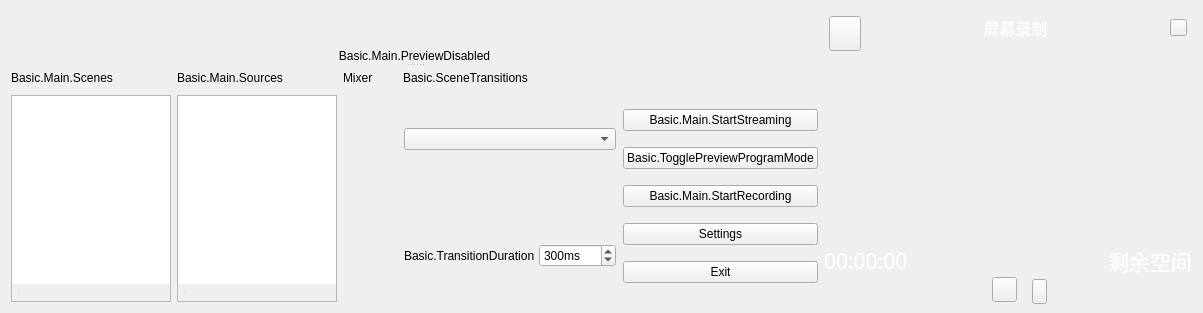
  <widget class="QWidget" name="centralwidget">
   <layout class="QHBoxLayout" name="horizontalLayout_10">
    <item>
     <widget class="QSplitter" name="mainSplitter">
      <property name="orientation">
       <enum>Qt::Vertical</enum>
      </property>
      <property name="childrenCollapsible">
       <bool>false</bool>
      </property>
      <widget class="QWidget" name="verticalLayoutWidget_7">
       <layout class="QVBoxLayout" name="verticalLayout_14">
        <item>
         <layout class="QHBoxLayout" name="previewLayout">
          <property name="spacing">
           <number>2</number>
          </property>
          <item>
           <layout class="QVBoxLayout" name="previewTextLayout">
            <property name="spacing">
             <number>4</number>
            </property>
            <item>
             <widget class="OBSBasicPreview" name="preview" native="true">
              <property name="sizePolicy">
               <sizepolicy hsizetype="Expanding" vsizetype="Expanding">
                <horstretch>0</horstretch>
                <verstretch>0</verstretch>
               </sizepolicy>
              </property>
              <property name="minimumSize">
               <size>
                <width>32</width>
                <height>32</height>
               </size>
              </property>
              <property name="focusPolicy">
               <enum>Qt::ClickFocus</enum>
              </property>
              <property name="contextMenuPolicy">
               <enum>Qt::CustomContextMenu</enum>
              </property>
             </widget>
            </item>
           </layout>
          </item>
         </layout>
        </item>
        <item>
         <widget class="QLabel" name="previewDisabledLabel">
          <property name="sizePolicy">
           <sizepolicy hsizetype="Expanding" vsizetype="Expanding">
            <horstretch>0</horstretch>
            <verstretch>0</verstretch>
           </sizepolicy>
          </property>
          <property name="contextMenuPolicy">
           <enum>Qt::CustomContextMenu</enum>
          </property>
          <property name="text">
           <string>Basic.Main.PreviewDisabled</string>
          </property>
          <property name="alignment">
           <set>Qt::AlignCenter</set>
          </property>
         </widget>
        </item>
       </layout>
      </widget>
      <widget class="QWidget" name="gridLayoutWidget_2">
       <layout class="QGridLayout" name="gridLayout_2">
        <item row="1" column="4">
         <widget class="QWidget" name="transitionsContainer" native="true">
          <layout class="QVBoxLayout" name="verticalLayout">
           <property name="spacing">
            <number>4</number>
           </property>
           <property name="leftMargin">
            <number>1</number>
           </property>
           <property name="topMargin">
            <number>1</number>
           </property>
           <property name="rightMargin">
            <number>1</number>
           </property>
           <property name="bottomMargin">
            <number>2</number>
           </property>
           <item>
            <widget class="QComboBox" name="transitions">
             <property name="minimumSize">
              <size>
               <width>120</width>
               <height>0</height>
              </size>
             </property>
            </widget>
           </item>
           <item>
            <layout class="QHBoxLayout" name="horizontalLayout_4">
             <property name="spacing">
              <number>4</number>
             </property>
             <item>
              <spacer name="horizontalSpacer">
               <property name="orientation">
                <enum>Qt::Horizontal</enum>
               </property>
               <property name="sizeType">
                <enum>QSizePolicy::Preferred</enum>
               </property>
               <property name="sizeHint" stdset="0">
                <size>
                 <width>40</width>
                 <height>20</height>
                </size>
               </property>
              </spacer>
             </item>
             <item>
              <widget class="QPushButton" name="transitionAdd">
               <property name="sizePolicy">
                <sizepolicy hsizetype="Maximum" vsizetype="Maximum">
                 <horstretch>0</horstretch>
                 <verstretch>0</verstretch>
                </sizepolicy>
               </property>
               <property name="maximumSize">
                <size>
                 <width>22</width>
                 <height>22</height>
                </size>
               </property>
               <property name="toolTip">
                <string>Basic.AddTransition</string>
               </property>
               <property name="accessibleName">
                <string>Basic.AddTransition</string>
               </property>
               <property name="text">
                <string notr="true"/>
               </property>
               <property name="icon">
                <iconset resource="obs.qrc">
                 <normaloff>:/res/images/add.png</normaloff>:/res/images/add.png</iconset>
               </property>
               <property name="flat">
                <bool>true</bool>
               </property>
               <property name="themeID" stdset="0">
                <string notr="true">addIconSmall</string>
               </property>
              </widget>
             </item>
             <item>
              <widget class="QPushButton" name="transitionRemove">
               <property name="sizePolicy">
                <sizepolicy hsizetype="Maximum" vsizetype="Maximum">
                 <horstretch>0</horstretch>
                 <verstretch>0</verstretch>
                </sizepolicy>
               </property>
               <property name="maximumSize">
                <size>
                 <width>22</width>
                 <height>22</height>
                </size>
               </property>
               <property name="toolTip">
                <string>Basic.RemoveTransition</string>
               </property>
               <property name="accessibleName">
                <string>Basic.RemoveTransition</string>
               </property>
               <property name="text">
                <string notr="true"/>
               </property>
               <property name="icon">
                <iconset resource="obs.qrc">
                 <normaloff>:/res/images/list_remove.png</normaloff>:/res/images/list_remove.png</iconset>
               </property>
               <property name="flat">
                <bool>true</bool>
               </property>
               <property name="themeID" stdset="0">
                <string notr="true">removeIconSmall</string>
               </property>
              </widget>
             </item>
             <item>
              <widget class="QPushButton" name="transitionProps">
               <property name="sizePolicy">
                <sizepolicy hsizetype="Maximum" vsizetype="Maximum">
                 <horstretch>0</horstretch>
                 <verstretch>0</verstretch>
                </sizepolicy>
               </property>
               <property name="maximumSize">
                <size>
                 <width>22</width>
                 <height>22</height>
                </size>
               </property>
               <property name="toolTip">
                <string>Basic.TransitionProperties</string>
               </property>
               <property name="accessibleName">
                <string>Basic.TransitionProperties</string>
               </property>
               <property name="text">
                <string notr="true"/>
               </property>
               <property name="icon">
                <iconset resource="obs.qrc">
                 <normaloff>:/res/images/configuration21_16.png</normaloff>:/res/images/configuration21_16.png</iconset>
               </property>
               <property name="flat">
                <bool>true</bool>
               </property>
               <property name="themeID" stdset="0">
                <string notr="true">configIconSmall</string>
               </property>
              </widget>
             </item>
            </layout>
           </item>
           <item>
            <layout class="QHBoxLayout" name="horizontalLayout_3">
             <property name="spacing">
              <number>4</number>
             </property>
             <item>
              <widget class="QLabel" name="transitionDurationLabel">
               <property name="sizePolicy">
                <sizepolicy hsizetype="Maximum" vsizetype="Preferred">
                 <horstretch>0</horstretch>
                 <verstretch>0</verstretch>
                </sizepolicy>
               </property>
               <property name="text">
                <string>Basic.TransitionDuration</string>
               </property>
              </widget>
             </item>
             <item>
              <widget class="QSpinBox" name="transitionDuration">
               <property name="suffix">
                <string>ms</string>
               </property>
               <property name="minimum">
                <number>2</number>
               </property>
               <property name="maximum">
                <number>10000</number>
               </property>
               <property name="singleStep">
                <number>50</number>
               </property>
               <property name="value">
                <number>300</number>
               </property>
              </widget>
             </item>
            </layout>
           </item>
          </layout>
         </widget>
        </item>
        <item row="0" column="4">
         <widget class="QLabel" name="sceneTransitionsLabel">
          <property name="text">
           <string>Basic.SceneTransitions</string>
          </property>
         </widget>
        </item>
        <item row="1" column="5">
         <layout class="QVBoxLayout" name="buttonsVLayout">
          <property name="spacing">
           <number>2</number>
          </property>
          <item>
           <widget class="QPushButton" name="streamButton">
            <property name="enabled">
             <bool>true</bool>
            </property>
            <property name="sizePolicy">
             <sizepolicy hsizetype="Preferred" vsizetype="Fixed">
              <horstretch>0</horstretch>
              <verstretch>0</verstretch>
             </sizepolicy>
            </property>
            <property name="text">
             <string>Basic.Main.StartStreaming</string>
            </property>
            <property name="checkable">
             <bool>false</bool>
            </property>
           </widget>
          </item>
          <item>
           <widget class="QPushButton" name="modeSwitch">
            <property name="text">
             <string>Basic.TogglePreviewProgramMode</string>
            </property>
            <property name="checkable">
             <bool>true</bool>
            </property>
           </widget>
          </item>
          <item>
           <widget class="QPushButton" name="recordButton">
            <property name="enabled">
             <bool>true</bool>
            </property>
            <property name="sizePolicy">
             <sizepolicy hsizetype="Preferred" vsizetype="Fixed">
              <horstretch>0</horstretch>
              <verstretch>0</verstretch>
             </sizepolicy>
            </property>
            <property name="minimumSize">
             <size>
              <width>130</width>
              <height>0</height>
             </size>
            </property>
            <property name="text">
             <string>Basic.Main.StartRecording</string>
            </property>
           </widget>
          </item>
          <item>
           <widget class="QPushButton" name="settingsButton">
            <property name="sizePolicy">
             <sizepolicy hsizetype="Preferred" vsizetype="Fixed">
              <horstretch>0</horstretch>
              <verstretch>0</verstretch>
             </sizepolicy>
            </property>
            <property name="text">
             <string>Settings</string>
            </property>
           </widget>
          </item>
          <item>
           <widget class="QPushButton" name="exitButton">
            <property name="sizePolicy">
             <sizepolicy hsizetype="Preferred" vsizetype="Fixed">
              <horstretch>0</horstretch>
              <verstretch>0</verstretch>
             </sizepolicy>
            </property>
            <property name="text">
             <string>Exit</string>
            </property>
           </widget>
          </item>
         </layout>
        </item>
        <item row="0" column="1">
         <widget class="QLabel" name="sourcesLabel">
          <property name="text">
           <string>Basic.Main.Sources</string>
          </property>
         </widget>
        </item>
        <item row="1" column="0">
         <layout class="QVBoxLayout" name="scenesVLayout">
          <property name="spacing">
           <number>0</number>
          </property>
          <item>
           <widget class="QFrame" name="scenesFrame">
            <property name="sizePolicy">
             <sizepolicy hsizetype="Expanding" vsizetype="Expanding">
              <horstretch>0</horstretch>
              <verstretch>0</verstretch>
             </sizepolicy>
            </property>
            <property name="minimumSize">
             <size>
              <width>160</width>
              <height>0</height>
             </size>
            </property>
            <property name="maximumSize">
             <size>
              <width>260</width>
              <height>16777215</height>
             </size>
            </property>
            <property name="frameShape">
             <enum>QFrame::StyledPanel</enum>
            </property>
            <property name="frameShadow">
             <enum>QFrame::Sunken</enum>
            </property>
            <layout class="QVBoxLayout" name="verticalLayout_11">
             <property name="spacing">
              <number>0</number>
             </property>
             <property name="leftMargin">
              <number>0</number>
             </property>
             <property name="topMargin">
              <number>0</number>
             </property>
             <property name="rightMargin">
              <number>0</number>
             </property>
             <property name="bottomMargin">
              <number>0</number>
             </property>
             <item>
              <widget class="QListWidget" name="scenes">
               <property name="sizePolicy">
                <sizepolicy hsizetype="Preferred" vsizetype="Expanding">
                 <horstretch>0</horstretch>
                 <verstretch>0</verstretch>
                </sizepolicy>
               </property>
               <property name="contextMenuPolicy">
                <enum>Qt::CustomContextMenu</enum>
               </property>
               <property name="frameShape">
                <enum>QFrame::NoFrame</enum>
               </property>
               <property name="frameShadow">
                <enum>QFrame::Plain</enum>
               </property>
               <property name="showDropIndicator" stdset="0">
                <bool>true</bool>
               </property>
               <property name="dragEnabled">
                <bool>true</bool>
               </property>
               <property name="dragDropMode">
                <enum>QAbstractItemView::InternalMove</enum>
               </property>
               <property name="defaultDropAction">
                <enum>Qt::TargetMoveAction</enum>
               </property>
               <addaction name="actionRemoveScene"/>
              </widget>
             </item>
             <item>
              <widget class="QToolBar" name="scenesToolbar">
               <property name="iconSize">
                <size>
                 <width>16</width>
                 <height>16</height>
                </size>
               </property>
               <property name="floatable">
                <bool>false</bool>
               </property>
               <addaction name="actionAddScene"/>
               <addaction name="actionRemoveScene"/>
               <addaction name="separator"/>
               <addaction name="actionSceneUp"/>
               <addaction name="actionSceneDown"/>
              </widget>
             </item>
             <item>
              <spacer name="scenesFixedSizeHSpacer">
               <property name="orientation">
                <enum>Qt::Horizontal</enum>
               </property>
               <property name="sizeType">
                <enum>QSizePolicy::Fixed</enum>
               </property>
               <property name="sizeHint" stdset="0">
                <size>
                 <width>150</width>
                 <height>0</height>
                </size>
               </property>
              </spacer>
             </item>
            </layout>
           </widget>
          </item>
         </layout>
        </item>
        <item row="0" column="2">
         <layout class="QHBoxLayout" name="mixadvHLayout">
          <property name="spacing">
           <number>2</number>
          </property>
          <item>
           <widget class="QLabel" name="mixerLabel">
            <property name="sizePolicy">
             <sizepolicy hsizetype="Maximum" vsizetype="Preferred">
              <horstretch>0</horstretch>
              <verstretch>0</verstretch>
             </sizepolicy>
            </property>
            <property name="text">
             <string>Mixer</string>
            </property>
           </widget>
          </item>
          <item>
           <widget class="QPushButton" name="advAudioProps">
            <property name="sizePolicy">
             <sizepolicy hsizetype="Maximum" vsizetype="Maximum">
              <horstretch>0</horstretch>
              <verstretch>0</verstretch>
             </sizepolicy>
            </property>
            <property name="maximumSize">
             <size>
              <width>22</width>
              <height>22</height>
             </size>
            </property>
            <property name="accessibleName">
             <string>Basic.AdvAudio</string>
            </property>
            <property name="text">
             <string notr="true"/>
            </property>
            <property name="icon">
             <iconset resource="obs.qrc">
              <normaloff>:/res/images/configuration21_16.png</normaloff>:/res/images/configuration21_16.png</iconset>
            </property>
            <property name="flat">
             <bool>true</bool>
            </property>
            <property name="themeID" stdset="0">
             <string notr="true">configIconSmall</string>
            </property>
           </widget>
          </item>
          <item>
           <spacer name="mixadvHSpacer_4">
            <property name="orientation">
             <enum>Qt::Horizontal</enum>
            </property>
            <property name="sizeHint" stdset="0">
             <size>
              <width>0</width>
              <height>0</height>
             </size>
            </property>
           </spacer>
          </item>
         </layout>
        </item>
        <item row="0" column="0">
         <widget class="QLabel" name="scenesLabel">
          <property name="text">
           <string>Basic.Main.Scenes</string>
          </property>
         </widget>
        </item>
        <item row="1" column="1">
         <layout class="QVBoxLayout" name="sourcesVLayout">
          <property name="spacing">
           <number>0</number>
          </property>
          <item>
           <widget class="QFrame" name="sourcesFrame">
            <property name="sizePolicy">
             <sizepolicy hsizetype="Expanding" vsizetype="Expanding">
              <horstretch>0</horstretch>
              <verstretch>0</verstretch>
             </sizepolicy>
            </property>
            <property name="minimumSize">
             <size>
              <width>160</width>
              <height>0</height>
             </size>
            </property>
            <property name="maximumSize">
             <size>
              <width>260</width>
              <height>16777215</height>
             </size>
            </property>
            <property name="frameShape">
             <enum>QFrame::StyledPanel</enum>
            </property>
            <property name="frameShadow">
             <enum>QFrame::Sunken</enum>
            </property>
            <layout class="QVBoxLayout" name="verticalLayout_16">
             <property name="spacing">
              <number>0</number>
             </property>
             <property name="leftMargin">
              <number>0</number>
             </property>
             <property name="topMargin">
              <number>0</number>
             </property>
             <property name="rightMargin">
              <number>0</number>
             </property>
             <property name="bottomMargin">
              <number>0</number>
             </property>
             <item>
              <widget class="SourceListWidget" name="sources">
               <property name="sizePolicy">
                <sizepolicy hsizetype="Preferred" vsizetype="Expanding">
                 <horstretch>0</horstretch>
                 <verstretch>0</verstretch>
                </sizepolicy>
               </property>
               <property name="contextMenuPolicy">
                <enum>Qt::CustomContextMenu</enum>
               </property>
               <property name="frameShape">
                <enum>QFrame::NoFrame</enum>
               </property>
               <property name="showDropIndicator" stdset="0">
                <bool>true</bool>
               </property>
               <property name="dragEnabled">
                <bool>true</bool>
               </property>
               <property name="dragDropMode">
                <enum>QAbstractItemView::InternalMove</enum>
               </property>
               <property name="defaultDropAction">
                <enum>Qt::TargetMoveAction</enum>
               </property>
               <property name="selectionMode">
                <enum>QAbstractItemView::ExtendedSelection</enum>
               </property>
               <addaction name="actionRemoveSource"/>
              </widget>
             </item>
             <item>
              <widget class="QToolBar" name="sourcesToolbar">
               <property name="iconSize">
                <size>
                 <width>16</width>
                 <height>16</height>
                </size>
               </property>
               <property name="floatable">
                <bool>false</bool>
               </property>
               <addaction name="actionAddSource"/>
               <addaction name="actionRemoveSource"/>
               <addaction name="actionSourceProperties"/>
               <addaction name="separator"/>
               <addaction name="actionSourceUp"/>
               <addaction name="actionSourceDown"/>
              </widget>
             </item>
             <item>
              <spacer name="sourcesFixedSizeHSpacer">
               <property name="orientation">
                <enum>Qt::Horizontal</enum>
               </property>
               <property name="sizeType">
                <enum>QSizePolicy::Fixed</enum>
               </property>
               <property name="sizeHint" stdset="0">
                <size>
                 <width>150</width>
                 <height>0</height>
                </size>
               </property>
              </spacer>
             </item>
            </layout>
           </widget>
          </item>
         </layout>
        </item>
        <item row="1" column="2">
         <widget class="QWidget" name="volumeWidgets" native="true">
          <layout class="QVBoxLayout" name="verticalLayout_7"/>
         </widget>
        </item>
       </layout>
      </widget>
     </widget>
    </item>
    <item>
     <layout class="QVBoxLayout" name="verticalLayout_2">
      <property name="spacing">
       <number>0</number>
      </property>
      <item>
       <layout class="QGridLayout" name="gridLayout">
        <property name="sizeConstraint">
         <enum>QLayout::SetDefaultConstraint</enum>
        </property>
        <property name="leftMargin">
         <number>5</number>
        </property>
        <property name="topMargin">
         <number>5</number>
        </property>
        <property name="rightMargin">
         <number>5</number>
        </property>
        <property name="bottomMargin">
         <number>5</number>
        </property>
        <item row="0" column="2">
         <widget class="QLabel" name="label">
          <property name="font">
           <font>
            <pointsize>12</pointsize>
           </font>
          </property>
          <property name="layoutDirection">
           <enum>Qt::LeftToRight</enum>
          </property>
          <property name="styleSheet">
           <string notr="true">color:white;</string>
          </property>
          <property name="text">
           <string>屏幕录制</string>
          </property>
          <property name="alignment">
           <set>Qt::AlignHCenter|Qt::AlignTop</set>
          </property>
         </widget>
        </item>
        <item row="0" column="1" rowspan="2">
         <widget class="QPushButton" name="settingsButton_view">
          <property name="sizePolicy">
           <sizepolicy hsizetype="Minimum" vsizetype="Fixed">
            <horstretch>0</horstretch>
            <verstretch>0</verstretch>
           </sizepolicy>
          </property>
          <property name="minimumSize">
           <size>
            <width>32</width>
            <height>35</height>
           </size>
          </property>
          <property name="maximumSize">
           <size>
            <width>32</width>
            <height>35</height>
           </size>
          </property>
          <property name="cursor">
           <cursorShape>PointingHandCursor</cursorShape>
          </property>
          <property name="styleSheet">
           <string notr="true">border-image: url(:/ydb/images/YDB/logo.png);</string>
          </property>
          <property name="inputMethodHints">
           <set>Qt::ImhHiddenText</set>
          </property>
          <property name="text">
           <string/>
          </property>
          <property name="iconSize">
           <size>
            <width>40</width>
            <height>40</height>
           </size>
          </property>
         </widget>
        </item>
        <item row="0" column="3">
         <widget class="QPushButton" name="exitButton_view">
          <property name="enabled">
           <bool>true</bool>
          </property>
          <property name="minimumSize">
           <size>
            <width>17</width>
            <height>17</height>
           </size>
          </property>
          <property name="maximumSize">
           <size>
            <width>17</width>
            <height>17</height>
           </size>
          </property>
          <property name="styleSheet">
           <string notr="true">border-image: url(:/ydb/images/YDB/mini-close.png);</string>
          </property>
          <property name="text">
           <string/>
          </property>
          <property name="autoDefault">
           <bool>true</bool>
          </property>
         </widget>
        </item>
        <item row="2" column="1">
         <spacer name="verticalSpacer">
          <property name="orientation">
           <enum>Qt::Vertical</enum>
          </property>
          <property name="sizeHint" stdset="0">
           <size>
            <width>20</width>
            <height>40</height>
           </size>
          </property>
         </spacer>
        </item>
       </layout>
      </item>
      <item>
       <layout class="QHBoxLayout" name="horizontalLayout_7">
        <item>
         <widget class="QLabel" name="timeSession">
          <property name="font">
           <font>
            <family>Agency FB</family>
            <pointsize>16</pointsize>
           </font>
          </property>
          <property name="styleSheet">
           <string notr="true">color:white;</string>
          </property>
          <property name="text">
           <string>00:00:00</string>
          </property>
         </widget>
        </item>
        <item>
         <widget class="QWidget" name="horizontalWidget" native="true">
          <property name="minimumSize">
           <size>
            <width>200</width>
            <height>0</height>
           </size>
          </property>
          <layout class="QHBoxLayout" name="horizontalLayout_5"/>
         </widget>
        </item>
        <item>
         <widget class="QLabel" name="freeSpace">
          <property name="minimumSize">
           <size>
            <width>40</width>
            <height>0</height>
           </size>
          </property>
          <property name="font">
           <font>
            <family>Agency FB</family>
            <pointsize>16</pointsize>
           </font>
          </property>
          <property name="styleSheet">
           <string notr="true">color:white;</string>
          </property>
          <property name="text">
           <string>剩余空间</string>
          </property>
         </widget>
        </item>
       </layout>
      </item>
      <item>
       <layout class="QHBoxLayout" name="horizontalLayout_9">
        <property name="spacing">
         <number>15</number>
        </property>
        <item>
         <spacer name="horizontalSpacer_2">
          <property name="orientation">
           <enum>Qt::Horizontal</enum>
          </property>
          <property name="sizeHint" stdset="0">
           <size>
            <width>40</width>
            <height>20</height>
           </size>
          </property>
         </spacer>
        </item>
        <item>
         <widget class="QLabel" name="label_2">
          <property name="text">
           <string/>
          </property>
         </widget>
        </item>
        <item>
         <widget class="QPushButton" name="recordButton_view">
          <property name="minimumSize">
           <size>
            <width>25</width>
            <height>25</height>
           </size>
          </property>
          <property name="maximumSize">
           <size>
            <width>25</width>
            <height>25</height>
           </size>
          </property>
          <property name="styleSheet">
           <string notr="true">border-image: url(:/ydb/images/YDB/start.png);</string>
          </property>
          <property name="text">
           <string/>
          </property>
         </widget>
        </item>
        <item>
         <widget class="QPushButton" name="resumeButton_view">
          <property name="minimumSize">
           <size>
            <width>15</width>
            <height>25</height>
           </size>
          </property>
          <property name="maximumSize">
           <size>
            <width>15</width>
            <height>21</height>
           </size>
          </property>
          <property name="styleSheet">
           <string notr="true">border-image: url(:/ydb/images/YDB/suspend.png);</string>
          </property>
          <property name="text">
           <string/>
          </property>
         </widget>
        </item>
        <item>
         <spacer name="horizontalSpacer_3">
          <property name="orientation">
           <enum>Qt::Horizontal</enum>
          </property>
          <property name="sizeHint" stdset="0">
           <size>
            <width>40</width>
            <height>20</height>
           </size>
          </property>
         </spacer>
        </item>
       </layout>
      </item>
     </layout>
    </item>
   </layout>
  </widget>
